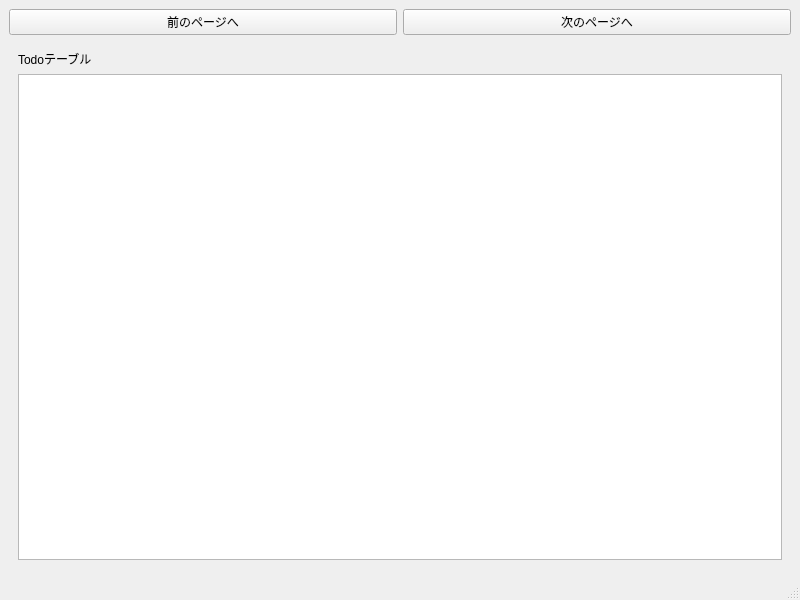
<?xml version="1.0" encoding="UTF-8"?>
<ui version="4.0">
 <class>MainWindow</class>
 <widget class="QMainWindow" name="MainWindow">
  <property name="geometry">
   <rect>
    <x>0</x>
    <y>0</y>
    <width>800</width>
    <height>600</height>
   </rect>
  </property>
  <property name="windowTitle">
   <string>MainWindow</string>
  </property>
  <widget class="QWidget" name="centralwidget">
   <layout class="QVBoxLayout" name="verticalLayout">
    <item>
     <layout class="QHBoxLayout" name="horizontalLayout">
      <item>
       <widget class="QPushButton" name="prevPageBtn">
        <property name="text">
         <string>前のページへ</string>
        </property>
       </widget>
      </item>
      <item>
       <widget class="QPushButton" name="nextPageBtn">
        <property name="text">
         <string>次のページへ</string>
        </property>
       </widget>
      </item>
     </layout>
    </item>
    <item>
     <widget class="QStackedWidget" name="pageStacked">
      <property name="currentIndex">
       <number>1</number>
      </property>
      <widget class="QWidget" name="page">
       <layout class="QVBoxLayout" name="verticalLayout_2">
        <item>
         <widget class="QLabel" name="label">
          <property name="text">
           <string>Todoツリー表示</string>
          </property>
         </widget>
        </item>
        <item>
         <widget class="QTreeView" name="todoTree"/>
        </item>
       </layout>
      </widget>
      <widget class="QWidget" name="page_2">
       <layout class="QVBoxLayout" name="verticalLayout_3">
        <item>
         <widget class="QLabel" name="label_2">
          <property name="text">
           <string>Todoテーブル</string>
          </property>
         </widget>
        </item>
        <item>
         <widget class="QTableWidget" name="todoTable"/>
        </item>
       </layout>
      </widget>
     </widget>
    </item>
   </layout>
  </widget>
  <widget class="QMenuBar" name="menubar">
   <property name="geometry">
    <rect>
     <x>0</x>
     <y>0</y>
     <width>800</width>
     <height>21</height>
    </rect>
   </property>
  </widget>
  <widget class="QStatusBar" name="statusbar"/>
 </widget>
 <resources/>
 <connections/>
</ui>
